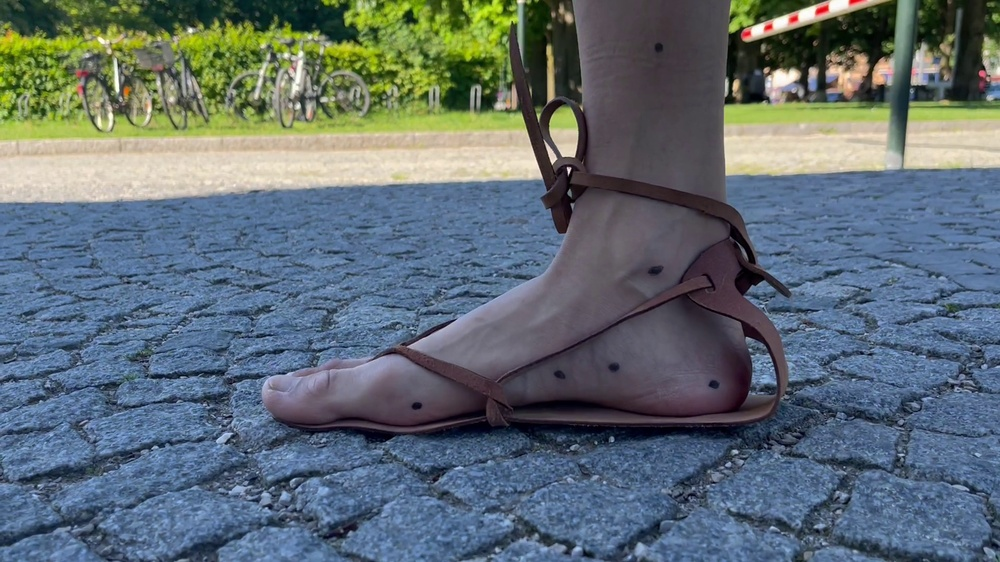
#> input picture CACAOM/Image/frames_060.jpg, 1000 x 562 px, shrunk from 1920 x 1080 before the run, found by its file name
$ python colourdetector.py
#> lines starting #> are read from the running program, lines starting #| are printed output that depends on the picture
# -*- coding: utf-8 -*-
"""
Created on Sun Jul  3 17:46:05 2022

@author: m1380
"""
import cv2
import os

path_write=r'C:\Users\m1380\CACAOM\Image'
filename='\\frames_060.jpg'
file=path_write+filename
image=cv2.imread(file)
#> image is the input picture: shape (562, 1000, 3); mean B, G, R 115.5, 108.6, 95.7
b,g,r=cv2.split(image)
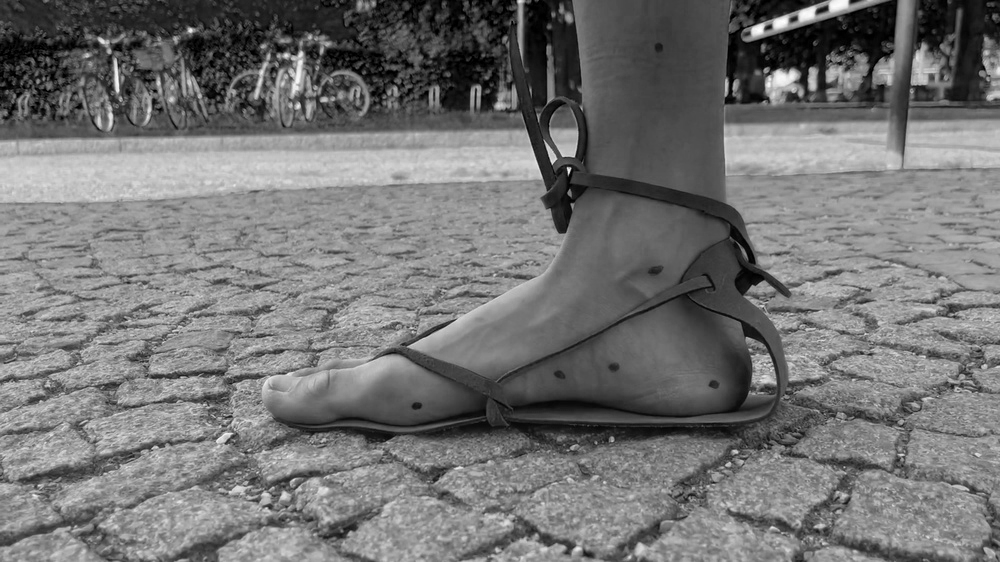
#> b: shape (562, 1000); min 0, max 255, mean 115.5
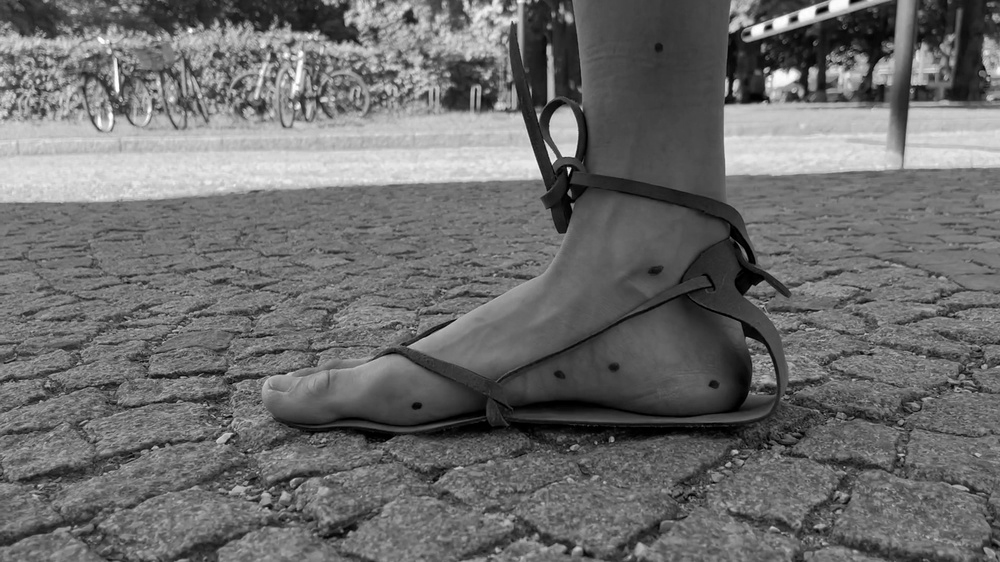
#> g: shape (562, 1000); min 0, max 255, mean 108.6
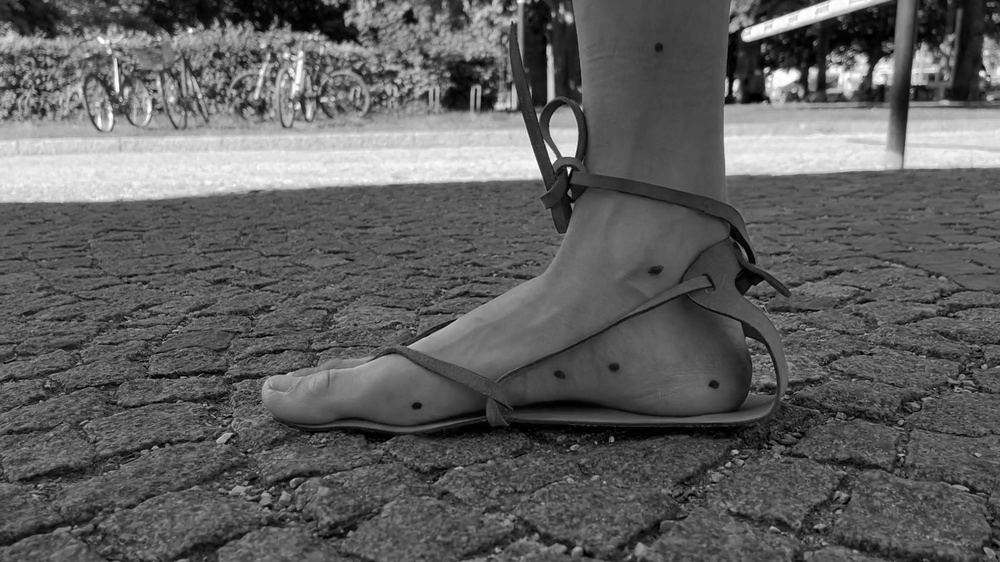
#> r: shape (562, 1000); min 0, max 255, mean 95.7
cv2.imshow('blue',b)
cv2.waitKey()

$ run again, with CACAOM/Image/frames_010.jpg copied over CACAOM/Image/frames_060.jpg
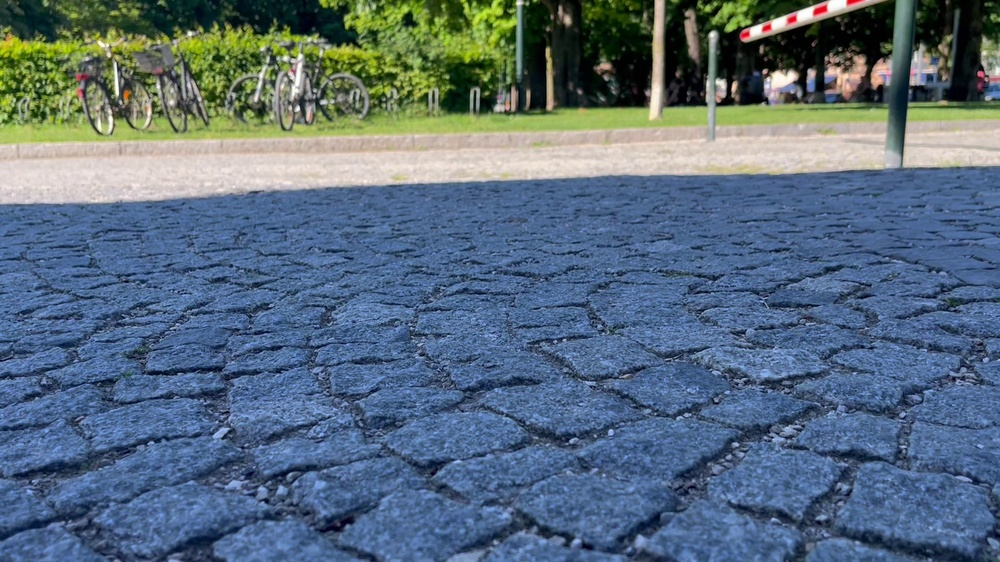
#> input picture CACAOM/Image/frames_010.jpg, 1000 x 562 px, shrunk from 1920 x 1080 before the run, found by its file name
#> image is the input picture: shape (562, 1000, 3); mean B, G, R 125, 107.7, 88
#> `b,g,r=cv2.split(image)`:
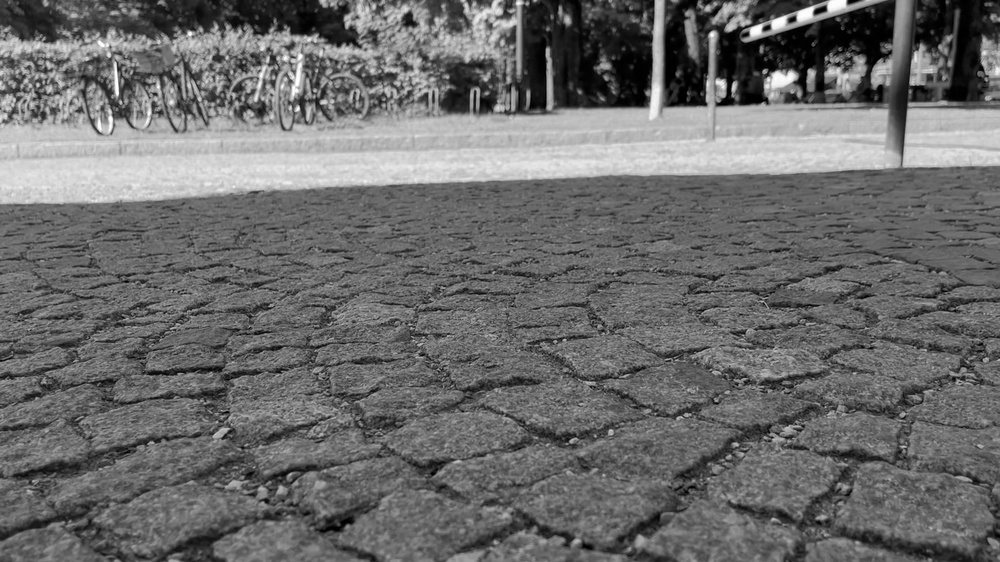
#> g: shape (562, 1000); min 0, max 255, mean 107.7
#> `b,g,r=cv2.split(image)`:
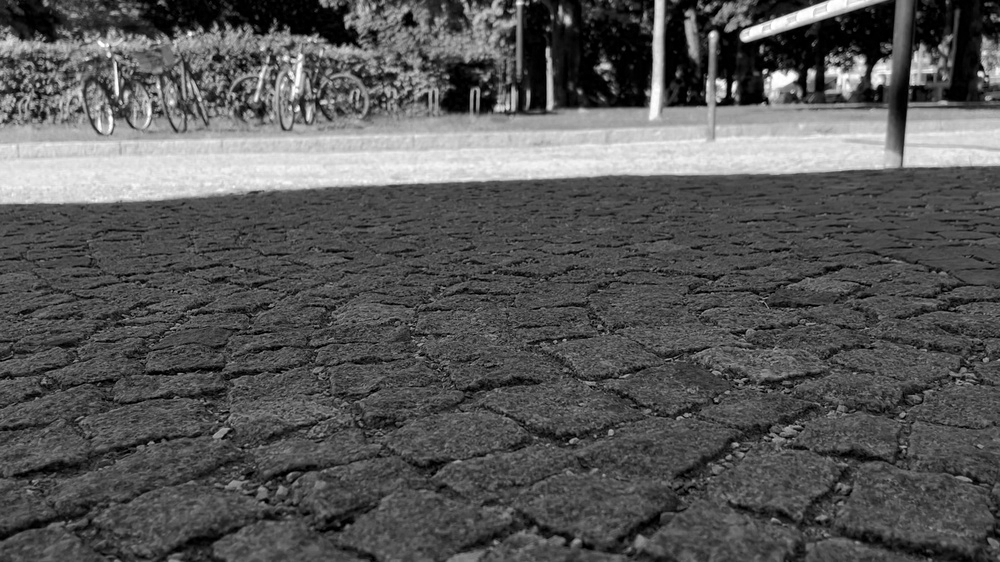
#> r: shape (562, 1000); min 0, max 255, mean 88
